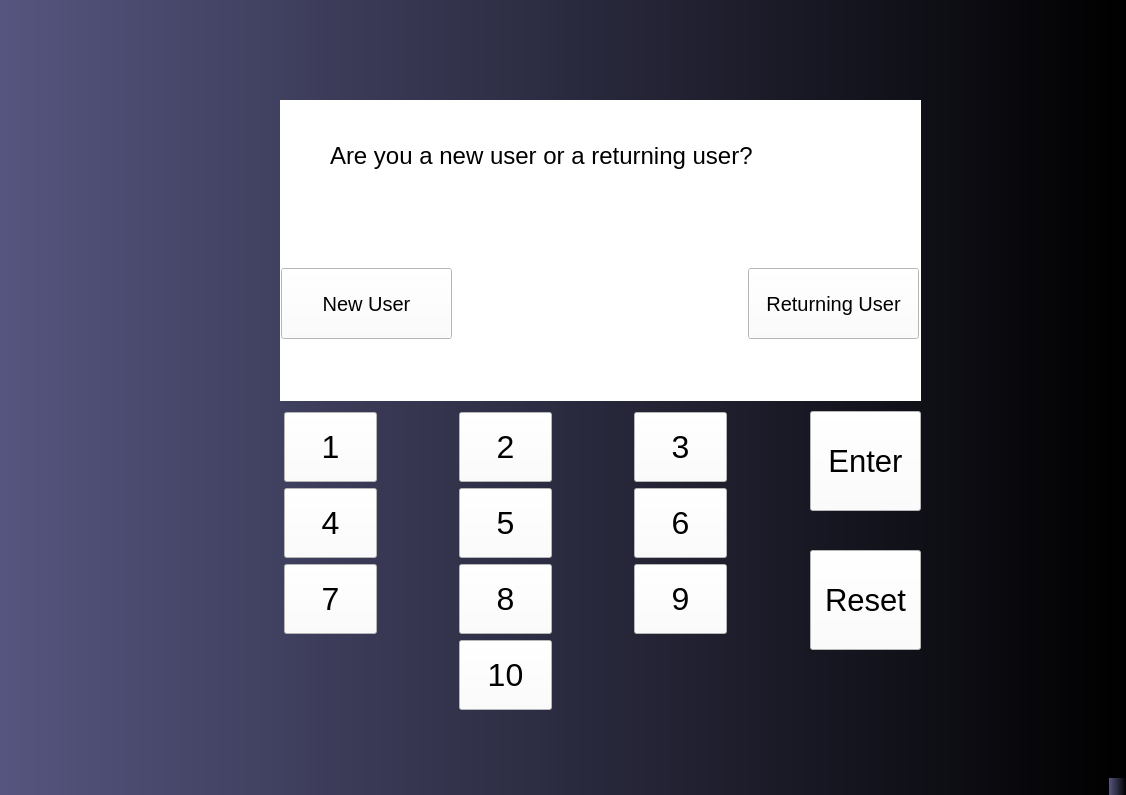
<?xml version="1.0" encoding="UTF-8"?>
<ui version="4.0">
 <class>MainWindow</class>
 <widget class="QMainWindow" name="MainWindow">
  <property name="geometry">
   <rect>
    <x>0</x>
    <y>0</y>
    <width>1126</width>
    <height>795</height>
   </rect>
  </property>
  <property name="mouseTracking">
   <bool>false</bool>
  </property>
  <property name="contextMenuPolicy">
   <enum>Qt::ActionsContextMenu</enum>
  </property>
  <property name="windowTitle">
   <string>ATM</string>
  </property>
  <property name="autoFillBackground">
   <bool>false</bool>
  </property>
  <property name="styleSheet">
   <string notr="true">
background-color: qlineargradient(spread:pad, x1:0, y1:0, x2:1, y2:0, stop:0 rgba(85, 85, 127,255), stop:1 rgba(, 255));



</string>
  </property>
  <property name="tabShape">
   <enum>QTabWidget::Rounded</enum>
  </property>
  <widget class="QWidget" name="centralwidget">
   <widget class="QPushButton" name="pushButton">
    <property name="geometry">
     <rect>
      <x>284</x>
      <y>412</y>
      <width>93</width>
      <height>70</height>
     </rect>
    </property>
    <property name="minimumSize">
     <size>
      <width>70</width>
      <height>70</height>
     </size>
    </property>
    <property name="font">
     <font>
      <pointsize>24</pointsize>
     </font>
    </property>
    <property name="mouseTracking">
     <bool>true</bool>
    </property>
    <property name="styleSheet">
     <string notr="true">background-color: rgb(255, 255, 255);</string>
    </property>
    <property name="text">
     <string>1</string>
    </property>
   </widget>
   <widget class="QPushButton" name="pushButton_2">
    <property name="geometry">
     <rect>
      <x>459</x>
      <y>412</y>
      <width>93</width>
      <height>70</height>
     </rect>
    </property>
    <property name="minimumSize">
     <size>
      <width>70</width>
      <height>70</height>
     </size>
    </property>
    <property name="font">
     <font>
      <family>MS Shell Dlg 2</family>
      <pointsize>24</pointsize>
     </font>
    </property>
    <property name="mouseTracking">
     <bool>true</bool>
    </property>
    <property name="styleSheet">
     <string notr="true">background-color: rgb(255, 255, 255);</string>
    </property>
    <property name="text">
     <string>2</string>
    </property>
   </widget>
   <widget class="QPushButton" name="pushButton_3">
    <property name="geometry">
     <rect>
      <x>634</x>
      <y>412</y>
      <width>93</width>
      <height>70</height>
     </rect>
    </property>
    <property name="minimumSize">
     <size>
      <width>70</width>
      <height>70</height>
     </size>
    </property>
    <property name="font">
     <font>
      <pointsize>24</pointsize>
     </font>
    </property>
    <property name="mouseTracking">
     <bool>true</bool>
    </property>
    <property name="styleSheet">
     <string notr="true">background-color: rgb(255, 255, 255);</string>
    </property>
    <property name="text">
     <string>3</string>
    </property>
   </widget>
   <widget class="QPushButton" name="pushButton_4">
    <property name="geometry">
     <rect>
      <x>284</x>
      <y>488</y>
      <width>93</width>
      <height>70</height>
     </rect>
    </property>
    <property name="minimumSize">
     <size>
      <width>70</width>
      <height>70</height>
     </size>
    </property>
    <property name="font">
     <font>
      <pointsize>24</pointsize>
     </font>
    </property>
    <property name="mouseTracking">
     <bool>true</bool>
    </property>
    <property name="styleSheet">
     <string notr="true">background-color: rgb(255, 255, 255);</string>
    </property>
    <property name="text">
     <string>4</string>
    </property>
   </widget>
   <widget class="QPushButton" name="pushButton_5">
    <property name="geometry">
     <rect>
      <x>459</x>
      <y>488</y>
      <width>93</width>
      <height>70</height>
     </rect>
    </property>
    <property name="minimumSize">
     <size>
      <width>70</width>
      <height>70</height>
     </size>
    </property>
    <property name="font">
     <font>
      <pointsize>24</pointsize>
     </font>
    </property>
    <property name="mouseTracking">
     <bool>true</bool>
    </property>
    <property name="styleSheet">
     <string notr="true">background-color: rgb(255, 255, 255);</string>
    </property>
    <property name="text">
     <string>5</string>
    </property>
   </widget>
   <widget class="QPushButton" name="pushButton_6">
    <property name="geometry">
     <rect>
      <x>634</x>
      <y>488</y>
      <width>93</width>
      <height>70</height>
     </rect>
    </property>
    <property name="minimumSize">
     <size>
      <width>70</width>
      <height>70</height>
     </size>
    </property>
    <property name="font">
     <font>
      <pointsize>24</pointsize>
     </font>
    </property>
    <property name="mouseTracking">
     <bool>true</bool>
    </property>
    <property name="styleSheet">
     <string notr="true">background-color: rgb(255, 255, 255);</string>
    </property>
    <property name="text">
     <string>6</string>
    </property>
   </widget>
   <widget class="QPushButton" name="pushButton_7">
    <property name="geometry">
     <rect>
      <x>284</x>
      <y>564</y>
      <width>93</width>
      <height>70</height>
     </rect>
    </property>
    <property name="minimumSize">
     <size>
      <width>70</width>
      <height>70</height>
     </size>
    </property>
    <property name="font">
     <font>
      <pointsize>24</pointsize>
     </font>
    </property>
    <property name="mouseTracking">
     <bool>true</bool>
    </property>
    <property name="styleSheet">
     <string notr="true">background-color: rgb(255, 255, 255);</string>
    </property>
    <property name="text">
     <string>7</string>
    </property>
   </widget>
   <widget class="QPushButton" name="pushButton_8">
    <property name="geometry">
     <rect>
      <x>459</x>
      <y>564</y>
      <width>93</width>
      <height>70</height>
     </rect>
    </property>
    <property name="minimumSize">
     <size>
      <width>70</width>
      <height>70</height>
     </size>
    </property>
    <property name="font">
     <font>
      <pointsize>24</pointsize>
     </font>
    </property>
    <property name="mouseTracking">
     <bool>true</bool>
    </property>
    <property name="styleSheet">
     <string notr="true">background-color: rgb(255, 255, 255);</string>
    </property>
    <property name="text">
     <string>8</string>
    </property>
   </widget>
   <widget class="QPushButton" name="pushButton_9">
    <property name="geometry">
     <rect>
      <x>634</x>
      <y>564</y>
      <width>93</width>
      <height>70</height>
     </rect>
    </property>
    <property name="minimumSize">
     <size>
      <width>70</width>
      <height>70</height>
     </size>
    </property>
    <property name="font">
     <font>
      <pointsize>24</pointsize>
     </font>
    </property>
    <property name="mouseTracking">
     <bool>true</bool>
    </property>
    <property name="styleSheet">
     <string notr="true">background-color: rgb(255, 255, 255);</string>
    </property>
    <property name="text">
     <string>9</string>
    </property>
   </widget>
   <widget class="QPushButton" name="pushButton_10">
    <property name="geometry">
     <rect>
      <x>459</x>
      <y>640</y>
      <width>93</width>
      <height>70</height>
     </rect>
    </property>
    <property name="minimumSize">
     <size>
      <width>70</width>
      <height>70</height>
     </size>
    </property>
    <property name="font">
     <font>
      <pointsize>24</pointsize>
     </font>
    </property>
    <property name="mouseTracking">
     <bool>true</bool>
    </property>
    <property name="styleSheet">
     <string notr="true">background-color: rgb(255, 255, 255);</string>
    </property>
    <property name="text">
     <string>10</string>
    </property>
   </widget>
   <widget class="QPushButton" name="pushButton_11">
    <property name="geometry">
     <rect>
      <x>810</x>
      <y>411</y>
      <width>111</width>
      <height>100</height>
     </rect>
    </property>
    <property name="minimumSize">
     <size>
      <width>100</width>
      <height>100</height>
     </size>
    </property>
    <property name="font">
     <font>
      <pointsize>23</pointsize>
     </font>
    </property>
    <property name="styleSheet">
     <string notr="true">background-color: rgb(255, 255, 255);</string>
    </property>
    <property name="text">
     <string>Enter</string>
    </property>
   </widget>
   <widget class="QPushButton" name="pushButton_12">
    <property name="geometry">
     <rect>
      <x>810</x>
      <y>550</y>
      <width>111</width>
      <height>100</height>
     </rect>
    </property>
    <property name="minimumSize">
     <size>
      <width>100</width>
      <height>100</height>
     </size>
    </property>
    <property name="font">
     <font>
      <pointsize>23</pointsize>
     </font>
    </property>
    <property name="styleSheet">
     <string notr="true">background-color: rgb(255, 255, 255);</string>
    </property>
    <property name="text">
     <string>Reset</string>
    </property>
   </widget>
   <widget class="QStackedWidget" name="bankWin">
    <property name="enabled">
     <bool>true</bool>
    </property>
    <property name="geometry">
     <rect>
      <x>280</x>
      <y>100</y>
      <width>641</width>
      <height>301</height>
     </rect>
    </property>
    <property name="minimumSize">
     <size>
      <width>641</width>
      <height>301</height>
     </size>
    </property>
    <property name="mouseTracking">
     <bool>true</bool>
    </property>
    <property name="contextMenuPolicy">
     <enum>Qt::DefaultContextMenu</enum>
    </property>
    <property name="acceptDrops">
     <bool>true</bool>
    </property>
    <property name="styleSheet">
     <string notr="true">background-color: rgb(255, 255, 255);</string>
    </property>
    <property name="frameShape">
     <enum>QFrame::NoFrame</enum>
    </property>
    <property name="frameShadow">
     <enum>QFrame::Plain</enum>
    </property>
    <property name="currentIndex">
     <number>0</number>
    </property>
    <widget class="QWidget" name="page_2">
     <widget class="QLabel" name="label">
      <property name="geometry">
       <rect>
        <x>50</x>
        <y>10</y>
        <width>571</width>
        <height>91</height>
       </rect>
      </property>
      <property name="font">
       <font>
        <pointsize>18</pointsize>
       </font>
      </property>
      <property name="text">
       <string>Are you a new user or a returning user?</string>
      </property>
      <property name="wordWrap">
       <bool>true</bool>
      </property>
     </widget>
     <widget class="QPushButton" name="newUserbtn">
      <property name="geometry">
       <rect>
        <x>1</x>
        <y>168</y>
        <width>171</width>
        <height>71</height>
       </rect>
      </property>
      <property name="font">
       <font>
        <pointsize>15</pointsize>
       </font>
      </property>
      <property name="text">
       <string>New User</string>
      </property>
     </widget>
     <widget class="QPushButton" name="returningUserbtn">
      <property name="geometry">
       <rect>
        <x>468</x>
        <y>168</y>
        <width>171</width>
        <height>71</height>
       </rect>
      </property>
      <property name="font">
       <font>
        <pointsize>15</pointsize>
       </font>
      </property>
      <property name="text">
       <string>Returning User</string>
      </property>
     </widget>
    </widget>
    <widget class="QWidget" name="page">
     <widget class="QLineEdit" name="fnLine">
      <property name="geometry">
       <rect>
        <x>30</x>
        <y>38</y>
        <width>191</width>
        <height>22</height>
       </rect>
      </property>
     </widget>
     <widget class="QLineEdit" name="lnLine">
      <property name="geometry">
       <rect>
        <x>30</x>
        <y>90</y>
        <width>191</width>
        <height>22</height>
       </rect>
      </property>
     </widget>
     <widget class="QLineEdit" name="pLine">
      <property name="geometry">
       <rect>
        <x>30</x>
        <y>206</y>
        <width>191</width>
        <height>22</height>
       </rect>
      </property>
     </widget>
     <widget class="QLabel" name="label_2">
      <property name="geometry">
       <rect>
        <x>30</x>
        <y>5</y>
        <width>125</width>
        <height>16</height>
       </rect>
      </property>
      <property name="text">
       <string>Enter your First Name</string>
      </property>
     </widget>
     <widget class="QLabel" name="label_3">
      <property name="geometry">
       <rect>
        <x>30</x>
        <y>66</y>
        <width>123</width>
        <height>16</height>
       </rect>
      </property>
      <property name="text">
       <string>Enter your Last Name</string>
      </property>
     </widget>
     <widget class="QLabel" name="label_4">
      <property name="geometry">
       <rect>
        <x>30</x>
        <y>180</y>
        <width>108</width>
        <height>16</height>
       </rect>
      </property>
      <property name="text">
       <string>Create a password</string>
      </property>
     </widget>
     <widget class="QLineEdit" name="vpLine">
      <property name="geometry">
       <rect>
        <x>30</x>
        <y>267</y>
        <width>191</width>
        <height>22</height>
       </rect>
      </property>
     </widget>
     <widget class="QLabel" name="label_5">
      <property name="geometry">
       <rect>
        <x>30</x>
        <y>234</y>
        <width>153</width>
        <height>16</height>
       </rect>
      </property>
      <property name="text">
       <string>Enter your password again</string>
      </property>
     </widget>
     <widget class="QPushButton" name="nxtBtn">
      <property name="enabled">
       <bool>false</bool>
      </property>
      <property name="geometry">
       <rect>
        <x>450</x>
        <y>190</y>
        <width>151</width>
        <height>91</height>
       </rect>
      </property>
      <property name="font">
       <font>
        <pointsize>24</pointsize>
       </font>
      </property>
      <property name="text">
       <string>Next</string>
      </property>
     </widget>
     <widget class="QLabel" name="label_11">
      <property name="geometry">
       <rect>
        <x>30</x>
        <y>120</y>
        <width>123</width>
        <height>16</height>
       </rect>
      </property>
      <property name="text">
       <string>Enter a Username</string>
      </property>
     </widget>
     <widget class="QLineEdit" name="idNameLine">
      <property name="geometry">
       <rect>
        <x>30</x>
        <y>150</y>
        <width>191</width>
        <height>22</height>
       </rect>
      </property>
     </widget>
    </widget>
    <widget class="QWidget" name="page_3">
     <widget class="QLabel" name="label_7">
      <property name="geometry">
       <rect>
        <x>41</x>
        <y>111</y>
        <width>183</width>
        <height>21</height>
       </rect>
      </property>
      <property name="font">
       <font>
        <pointsize>10</pointsize>
       </font>
      </property>
      <property name="text">
       <string>Your Account number is:</string>
      </property>
     </widget>
     <widget class="QLabel" name="label_8">
      <property name="geometry">
       <rect>
        <x>43</x>
        <y>51</y>
        <width>74</width>
        <height>21</height>
       </rect>
      </property>
      <property name="font">
       <font>
        <pointsize>10</pointsize>
       </font>
      </property>
      <property name="text">
       <string>Welcome:</string>
      </property>
     </widget>
     <widget class="QLabel" name="nameInsert">
      <property name="geometry">
       <rect>
        <x>123</x>
        <y>51</y>
        <width>241</width>
        <height>21</height>
       </rect>
      </property>
      <property name="font">
       <font>
        <pointsize>10</pointsize>
       </font>
      </property>
      <property name="text">
       <string/>
      </property>
     </widget>
     <widget class="QLabel" name="acctNum">
      <property name="geometry">
       <rect>
        <x>230</x>
        <y>111</y>
        <width>251</width>
        <height>21</height>
       </rect>
      </property>
      <property name="font">
       <font>
        <pointsize>10</pointsize>
       </font>
      </property>
      <property name="text">
       <string/>
      </property>
     </widget>
     <widget class="QPushButton" name="acctCnfmBtn">
      <property name="geometry">
       <rect>
        <x>10</x>
        <y>220</y>
        <width>171</width>
        <height>71</height>
       </rect>
      </property>
      <property name="font">
       <font>
        <pointsize>24</pointsize>
       </font>
      </property>
      <property name="text">
       <string>Ok</string>
      </property>
     </widget>
    </widget>
    <widget class="QWidget" name="page_4">
     <widget class="QPushButton" name="loginBtn">
      <property name="enabled">
       <bool>true</bool>
      </property>
      <property name="geometry">
       <rect>
        <x>30</x>
        <y>210</y>
        <width>93</width>
        <height>61</height>
       </rect>
      </property>
      <property name="font">
       <font>
        <pointsize>24</pointsize>
       </font>
      </property>
      <property name="text">
       <string>OK</string>
      </property>
     </widget>
     <widget class="QLineEdit" name="fourdAcctNum">
      <property name="geometry">
       <rect>
        <x>30</x>
        <y>110</y>
        <width>241</width>
        <height>22</height>
       </rect>
      </property>
     </widget>
     <widget class="QLabel" name="label_6">
      <property name="geometry">
       <rect>
        <x>30</x>
        <y>88</y>
        <width>277</width>
        <height>16</height>
       </rect>
      </property>
      <property name="text">
       <string>Enter the last four digits of your account number</string>
      </property>
     </widget>
     <widget class="QLineEdit" name="acctPass">
      <property name="geometry">
       <rect>
        <x>30</x>
        <y>160</y>
        <width>241</width>
        <height>22</height>
       </rect>
      </property>
     </widget>
     <widget class="QLabel" name="label_9">
      <property name="geometry">
       <rect>
        <x>30</x>
        <y>138</y>
        <width>118</width>
        <height>16</height>
       </rect>
      </property>
      <property name="text">
       <string>Enter your password</string>
      </property>
     </widget>
     <widget class="QLabel" name="label_12">
      <property name="geometry">
       <rect>
        <x>30</x>
        <y>30</y>
        <width>277</width>
        <height>16</height>
       </rect>
      </property>
      <property name="text">
       <string>Enter your Username</string>
      </property>
     </widget>
     <widget class="QLineEdit" name="userID">
      <property name="geometry">
       <rect>
        <x>30</x>
        <y>60</y>
        <width>241</width>
        <height>22</height>
       </rect>
      </property>
     </widget>
    </widget>
    <widget class="QWidget" name="ReturningUserpage">
     <widget class="QPushButton" name="pushButton_13">
      <property name="geometry">
       <rect>
        <x>2</x>
        <y>110</y>
        <width>101</width>
        <height>51</height>
       </rect>
      </property>
      <property name="minimumSize">
       <size>
        <width>101</width>
        <height>51</height>
       </size>
      </property>
      <property name="text">
       <string>Withdraw</string>
      </property>
     </widget>
     <widget class="QPushButton" name="pushButton_14">
      <property name="geometry">
       <rect>
        <x>2</x>
        <y>167</y>
        <width>101</width>
        <height>51</height>
       </rect>
      </property>
      <property name="minimumSize">
       <size>
        <width>101</width>
        <height>51</height>
       </size>
      </property>
      <property name="maximumSize">
       <size>
        <width>101</width>
        <height>51</height>
       </size>
      </property>
      <property name="text">
       <string>Deposit</string>
      </property>
     </widget>
     <widget class="QPushButton" name="pushButton_15">
      <property name="geometry">
       <rect>
        <x>2</x>
        <y>224</y>
        <width>101</width>
        <height>51</height>
       </rect>
      </property>
      <property name="minimumSize">
       <size>
        <width>101</width>
        <height>51</height>
       </size>
      </property>
      <property name="text">
       <string>CheckBalance</string>
      </property>
     </widget>
     <widget class="QPushButton" name="pushButton_16">
      <property name="geometry">
       <rect>
        <x>538</x>
        <y>110</y>
        <width>101</width>
        <height>51</height>
       </rect>
      </property>
      <property name="minimumSize">
       <size>
        <width>101</width>
        <height>51</height>
       </size>
      </property>
      <property name="text">
       <string>Transfer</string>
      </property>
     </widget>
     <widget class="QPushButton" name="pushButton_17">
      <property name="geometry">
       <rect>
        <x>538</x>
        <y>167</y>
        <width>101</width>
        <height>51</height>
       </rect>
      </property>
      <property name="minimumSize">
       <size>
        <width>101</width>
        <height>51</height>
       </size>
      </property>
      <property name="text">
       <string>TBD</string>
      </property>
     </widget>
     <widget class="QPushButton" name="pushButton_18">
      <property name="geometry">
       <rect>
        <x>538</x>
        <y>224</y>
        <width>101</width>
        <height>51</height>
       </rect>
      </property>
      <property name="minimumSize">
       <size>
        <width>101</width>
        <height>51</height>
       </size>
      </property>
      <property name="text">
       <string>TBD</string>
      </property>
     </widget>
    </widget>
    <widget class="QWidget" name="page_5">
     <widget class="QLabel" name="label_10">
      <property name="geometry">
       <rect>
        <x>61</x>
        <y>41</y>
        <width>92</width>
        <height>16</height>
       </rect>
      </property>
      <property name="text">
       <string>Your Balance is:</string>
      </property>
     </widget>
     <widget class="QLabel" name="bnkBalance">
      <property name="geometry">
       <rect>
        <x>174</x>
        <y>41</y>
        <width>131</width>
        <height>16</height>
       </rect>
      </property>
      <property name="text">
       <string/>
      </property>
     </widget>
     <widget class="QPushButton" name="pushButton_22">
      <property name="geometry">
       <rect>
        <x>30</x>
        <y>220</y>
        <width>93</width>
        <height>61</height>
       </rect>
      </property>
      <property name="font">
       <font>
        <pointsize>24</pointsize>
       </font>
      </property>
      <property name="text">
       <string>OK</string>
      </property>
     </widget>
    </widget>
   </widget>
  </widget>
  <widget class="QStatusBar" name="statusbar"/>
 </widget>
 <resources/>
 <connections/>
</ui>
